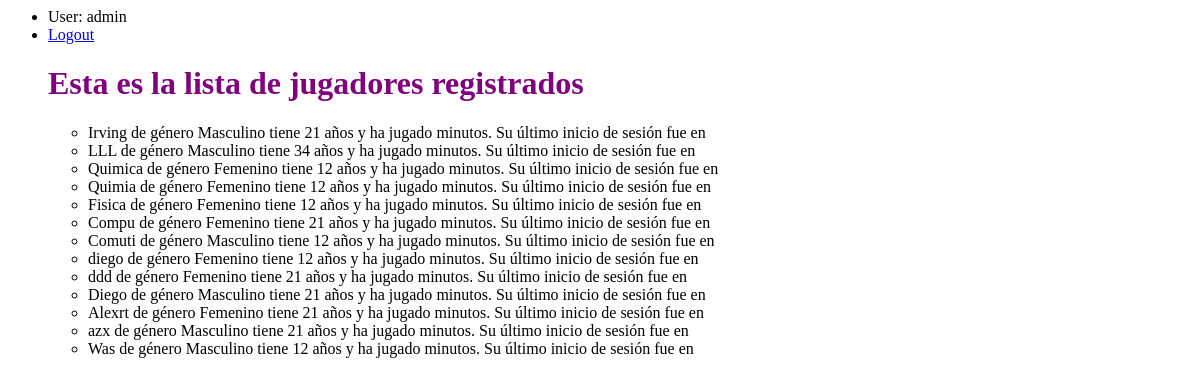
Page /datos (signed in) on the earlier database version.
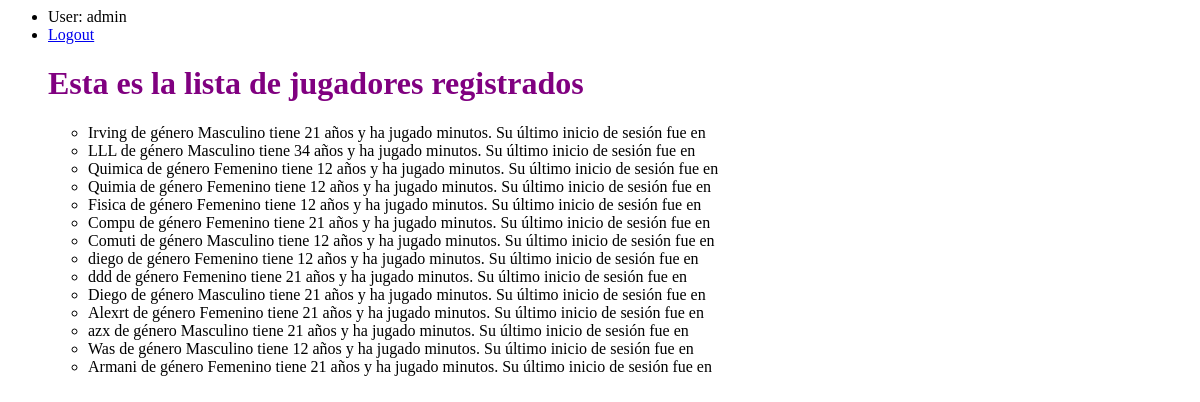
Same page on the later database version.
### Videojuego/models.py (models this page shows)
class Usuarios(models.Model):
    nombre = models.CharField(max_length=30)
    edad = models.IntegerField()
    genero = models.CharField(max_length=10)
    area_fav = models.CharField(max_length=10)
    password = models.CharField(max_length=10)

### Videojuego/views.py (the view)
# urls.py: path('datos',views.datos, name = 'datos'),
@login_required
def datos(request):
    jugadores = Usuarios.objects.all() #select * from Reto;
    return render(request, 'datos.html',{'lista_jugadores':jugadores})

### templates/datos.html
<html>
    <head>
       {% load static %}
       <link href="{% static 'estilo.css' %}" rel="stylesheet" />
    </head>
    <body>
        <ul>
            {% if user.is_authenticated %}
            <li>User: {{user.get_username}}</li>
            <li><a href="{% url 'logout'%}?next={{request.path}}">Logout</a></li>
            <h1>Esta es la lista de jugadores registrados</h1>
       <ul>
           {% for j in lista_jugadores %}
           <li>{{j.nombre}} de género {{j.genero}} tiene {{j.edad}} años y ha jugado {{j.minutos_jugados}} minutos. Su último inicio de sesión fue en {{j.ultimo_inicio}}</li>
           {% endfor %}
       </ul>
            {% else %}
            <li><a href="{% url 'login'%}?next={{request.path}}">Login</a></li>
            {% endif %}
        </ul>
    </body>
</html>

Differences in the rows shown:
added Usuarios: nombre "Armani", genero "Femenino", edad "21"
